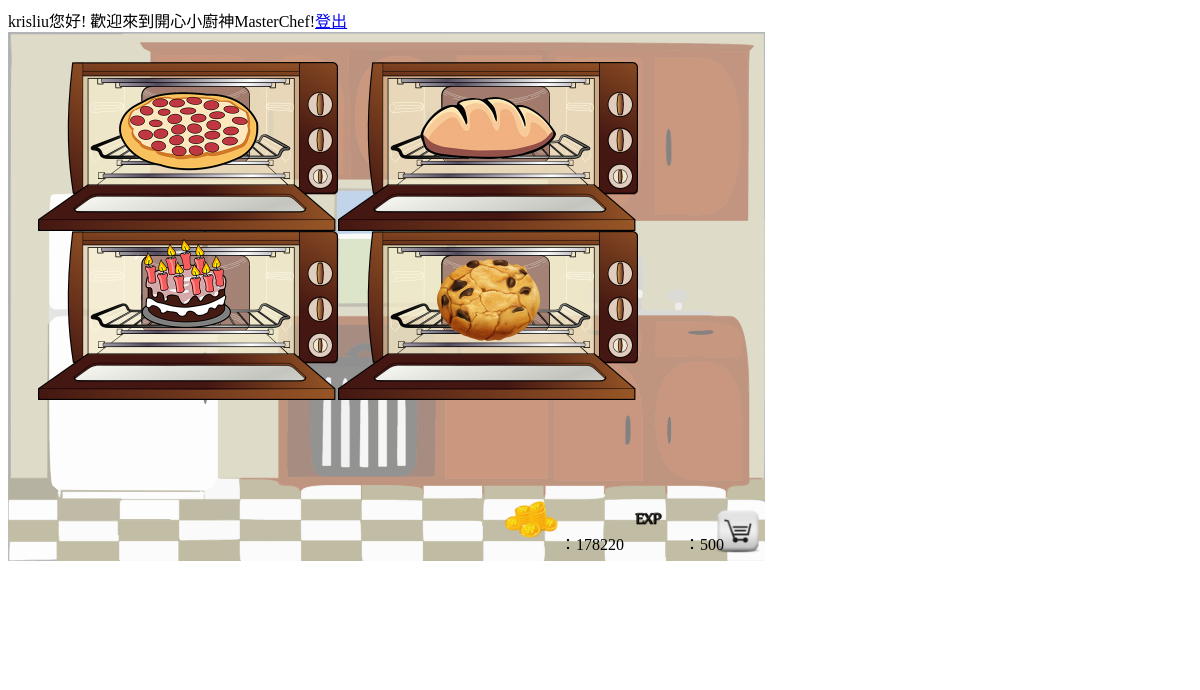
Page /old_masterchef/home.php (signed in) on the earlier database version.
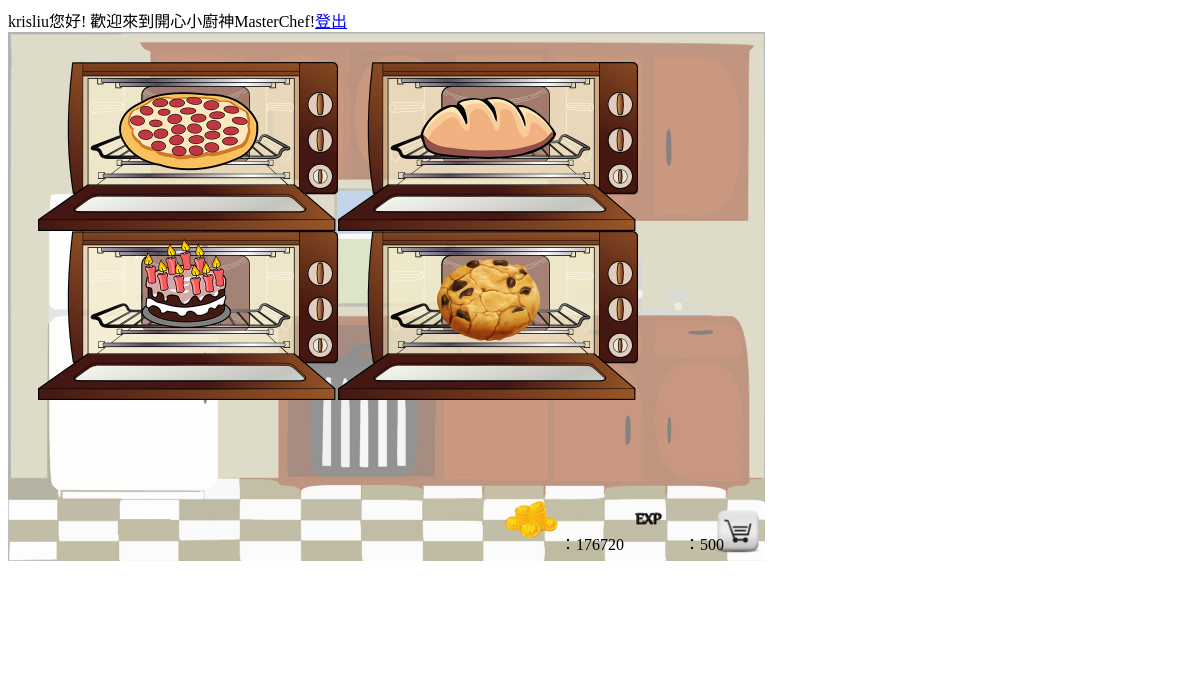
Same page on the later database version.
### tables this page shows
CREATE TABLE IF NOT EXISTS `user` (
  `id` varchar(30) NOT NULL,
  `password` varchar(30) NOT NULL,
  `nickname` varchar(30) NOT NULL,
  `gender` int(11) NOT NULL,
  `cash` int(11) NOT NULL,
  `exp` int(11) NOT NULL
);

### old_masterchef/home.php (the view, shortened to what this page needs)
<?php
require("config.php");
?>
<head>
</head>
<html>
<body>
<div class="coinexp">
<?php
$sql2 = "select * from user ";
$results2=mysqli_query($conn,$sql2);
$rs2=mysqli_fetch_array($results2);
echo "<img src=\"pics\cash.png\" style=\"width:60px\" />：";
echo $rs2['cash'];
echo "<img src=\"pics\EXP.png\" style=\"width:60px\" />：";
echo $rs2['exp'];
?>
</div>
<div class="game">
<a href="shop.php"><img src="pics/shop.png" id="shop" width="60px" height="auto" ></a>
<?php
    $uid=$_SESSION['uID'];
    $sql = "select * from oven where `uid`='$uid';";
    mysqli_query($conn,$sql) or die("MySQL query error");
    $results=mysqli_query($conn,$sql);
    $rs=mysqli_fetch_array($results);
    if ($rs['pizzaoven']==0){
        echo "<a class=\"js-open-modal btn\" href=\"#\" data-modal-id=\"buypizzaoven\"><img src=\"pics/pizzaovenlocked.png\" id=\"pizzaoven\" width=\"300px\"></a>";
    }
    else
        echo "<a href=\"pizzaoven.php\"><img src=\"pics/pizzaovenunlocked.png\" id=\"pizzaoven\" width=\"300px\">";
    if ($rs['breadoven']==0)
        echo "<a class=\"js-open-modal\" href=\"#\" data-modal-id=\"buybreadoven\"><img src=\"pics/breadovenlocked.png\" id=\"breadoven\" width=\"300px\"></a>";
    else
        echo "<a href=\"breadoven.php\"><img src=\"pics/breadovenunlocked.png\" id=\"breadoven\" width=\"300px\"></a>";
    if ($rs['cakeoven']==0)
        echo "<a class=\"js-open-modal\" href=\"#\" data-modal-id=\"buycakeoven\"><img src=\"pics/cakeovenlocked.png\" id=\"cakeoven\" width=\"300px\"></a>";
    else
        echo "<a href=\"cakeoven.php\"><img src=\"pics/cakeovenunlocked.png\" id=\"cakeoven\" width=\"300px\"></a>";
    if ($rs['cookieoven']==0)
        echo "<a class=\"js-open-modal\" href=\"#\" data-modal-id=\"buycookieoven\"><img src=\"pics/cookieovenlocked.png\" id=\"cookieoven\" width=\"300px\"></a>";
    else
        echo "<a href=\"cookieoven.php\"><img src=\"pics/cookieovenunlocked.png\" id=\"cookieoven\" width=\"300px\"></a>";
?>
</body>
</html>

Differences in the rows shown:
changed user: cash "178220" → "176720"
